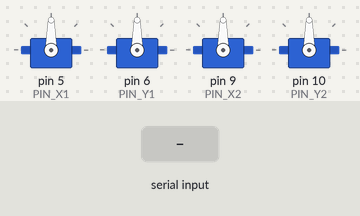
A sketch run on a simulated Arduino Uno, built with avr-gcc and run on an emulated ATmega328P. On the bench: 4 × servo. The inputs (shaded band) are chosen by the test bench.

Above: at 1.2 s.
1.3 s: "90,45,200\n" received over Serial
At 2.3 s:
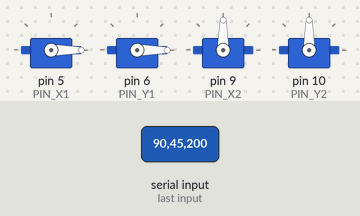
2.8 s: "90,45,200,10\n" received over Serial
At 3.6 s:
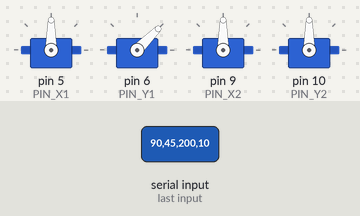
4.3 s: "30,150,10,200\n" received over Serial
At 4.8 s:
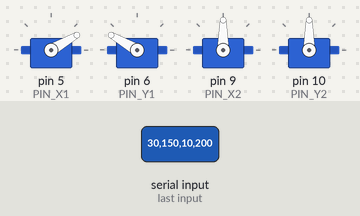
Timing chart, 0 to 7.3 s (numbered marks = the images above; inputs shaded):
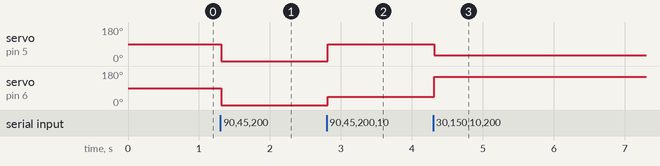

Measured:
- after the input at 1.3 s, servo on pin 5 (PIN_X1), servo on pin 6 (PIN_Y1): 90° → 0° at once
- after the input at 2.8 s, servo on pin 5 (PIN_X1): 0° → 90° at once; servo on pin 6 (PIN_Y1): 0° → 45° at once
- after the input at 4.3 s, servo on pin 5 (PIN_X1): 90° → 30° at once; servo on pin 6 (PIN_Y1): 45° → 150° at once

The sketch:

arduino_code.ino
```cpp
#include <Servo.h>

// Define constants
const int PIN_X1 = 5;
const int PIN_Y1 = 6;
const int PIN_X2 = 9;
const int PIN_Y2 = 10;

const int SERVO_MIN = 0;
const int SERVO_MAX = 180;
const int SERVO_X1_INIT = 90;
const int SERVO_Y1_INIT = 90;
const int SERVO_X2_INIT = 90;
const int SERVO_Y2_INIT = 90;

const int BAUDRATE = 9600;

// Initial settings
Servo servoX1, servoY1, servoX2, servoY2;
int currentX1 = SERVO_X1_INIT, currentY1 = SERVO_Y1_INIT, currentX2 = SERVO_X2_INIT, currentY2 = SERVO_Y2_INIT;
int newX1, newY1, newX2, newY2;
String x1str, y1str, x2str, y2str;
String incomingData;

// Function prototypes;
void parseCommand(String data);
void updateServoAngles();

// Setup Function
void setup() {
  Serial.begin(BAUDRATE);
  servoX1.attach(PIN_X1);
  servoY1.attach(PIN_Y1);
  servoX2.attach(PIN_X2);
  servoY2.attach(PIN_Y2);
}

// Loop Function
void loop() {
  while (Serial.available()) {
    char c = Serial.read();
    if (c == '\n') {
      parseCommand(incomingData);
      updateServoAngles();
      incomingData = "";
    } else {
      incomingData += c;
    }
  }
}

// Parse the command string and convert it to angle values
void parseCommand(String data) {
  data.trim();
  int firstComma = data.indexOf(',');
  int secondComma = data.indexOf(',', firstComma + 1);
  int thirdComma = data.indexOf(',', secondComma + 1);
  if (firstComma != -1 && secondComma != -1 && thirdComma != -1) {
    x1str = data.substring(0, firstComma);
    y1str = data.substring(firstComma + 1, secondComma);
    x2str = data.substring(secondComma + 1, thirdComma);
    y2str = data.substring(thirdComma + 1);
    newX1 = x1str.toInt();
    newY1 = y1str.toInt();
    newX2 = x2str.toInt();
    newY2 = y2str.toInt();
  }
}

// Update the servo angles only if they differ from the current ones
void updateServoAngles() {
  if (newX1 != currentX1 && newX1 >= SERVO_MIN && newX1 <= SERVO_MAX) {
    servoX1.write(newX1);
    currentX1 = newX1;
  }
  if (newY1 != currentY1  && newY1 >= SERVO_MIN && newY1 <= SERVO_MAX) {
    servoY1.write(newY1);
    currentY1 = newY1;
  }
}
```
